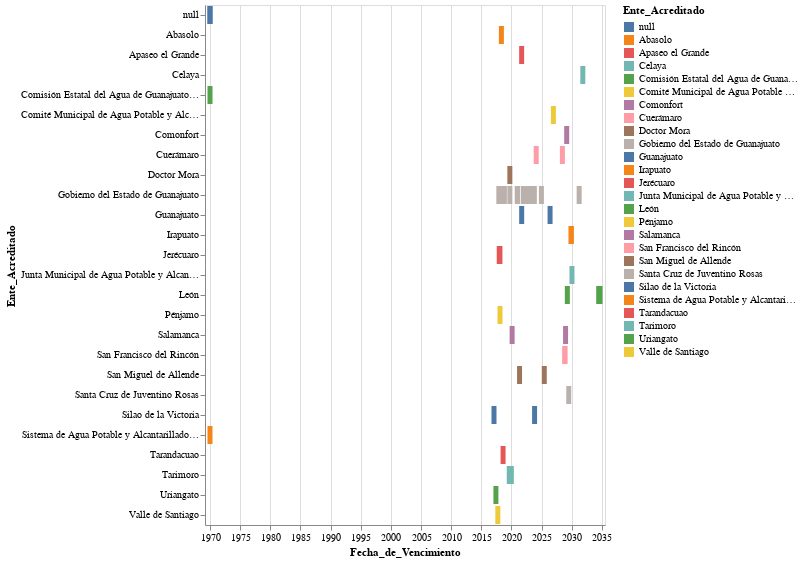

This figure's notebook cell:
### Code cell
#¿Cualos es la media de los Plazos máximos en mese por Ente Acreditado?
Uno = alt.Chart(Datos).mark_bar().encode(
    x = 'Fecha_de_Vencimiento:T',
    y = 'Ente_Acreditado:O',
    color = 'Ente_Acreditado')
Uno
#'''
#Dos = alt.Chart(Datos).mark_text(dx=-40).encode(
#    x = alt.X('Fecha_de_Vencimiento:T'),
#    y = alt.Y('Ente_Acreditado:O'),
#    text = alt.Text('max(Fecha_de_Vencimiento):T'),
#)
#Uno + Dos'''
